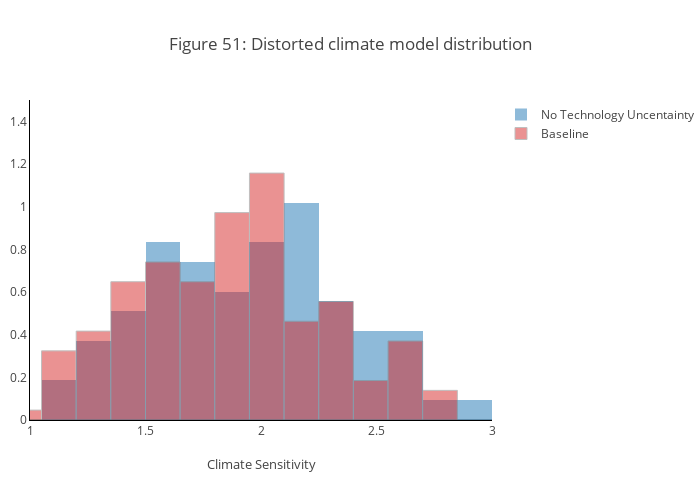

Notebook cell for this chart:
### Code cell
plot_climatehist_notech("Figure 51: Distorted climate model distribution")

### Figure 1 — Plotly figure (JSON) as saved in the notebook; plotly's stock layout.template omitted (floating-point values rounded to 4 significant figures; data arrays with more than 128 entries replaced by an {"elided": "..."} marker saying what was removed)
{"data": [{"histnorm": "probability density", "hovertemplate": "%{y:.2f}", "name": "No Technology Uncentainty", "opacity": 0.5, "showlegend": true, "type": "histogram", "visible": true, "x": {"elided": "144 float values"}, "xbins": {"size": 0.15}}, {"histnorm": "probability density", "hovertemplate": "%{y:.2f}", "marker": {"color": "#d62728", "line": {"color": "grey", "width": 1}}, "name": "Baseline", "opacity": 0.5, "showlegend": true, "type": "histogram", "visible": true, "x": {"elided": "144 float values"}, "xbins": {"size": 0.15}}], "layout": {"barmode": "overlay", "height": 500, "margin": {"l": 30, "r": 0}, "plot_bgcolor": "white", "title": {"text": "Figure 51: Distorted climate model distribution"}, "width": 700, "xaxis": {"linecolor": "black", "linewidth": 1, "range": [1, 3], "showgrid": false, "showline": true, "title": {"font": {"size": 13}, "text": "Climate Sensitivity"}}, "yaxis": {"linecolor": "black", "linewidth": 1, "range": [0, 1.5], "showgrid": false, "showline": true}}}
